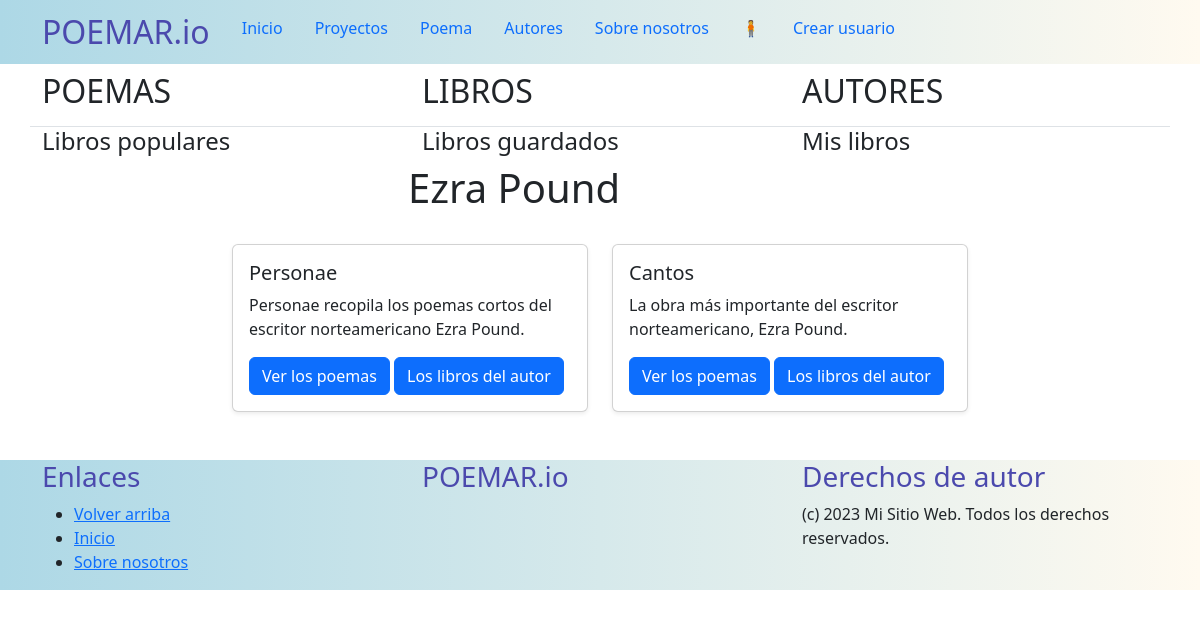
Page /proyecto/autor/7 on the committed database.
### miaplicacion/models.py (models this page shows, shortened)
class Autor(models.Model):
    nombre = models.CharField(max_length=200)
    biografia= models.TextField(default="Esta es la biografía del autor")
    leido= models.BooleanField(default=False)

class Proyecto(models.Model):
    nombre = models.CharField(max_length=200)
    megusta=models.IntegerField(default=0)
    descripcion=models.TextField(default="")
    autor =Autor(nombre="Desconocido")
    autor= models.ForeignKey(Autor, on_delete=models.CASCADE, default=autor.id)
    tipo=models.IntegerField(default=0)

### miaplicacion/views.py (the view)
# urls.py: path("proyecto/autor/<int:id>", views.proyecto_Get_libro_porautor, name="proyecto_autor"),
def proyecto_Get_libro_porautor(request, id):
    id_autor=id
    libros= list(Proyecto.objects.values())
    libros_por_autor=[]
    for l in libros:
        for k, v in l.items():
            if k == 'autor_id' and v == id_autor:
                libros_por_autor.append(l)
    autor= get_object_or_404(Autor, id=id_autor)
    return render(request, "proyecto.html",{
        'proyectos': libros_por_autor,
        'titulo': autor.nombre
        })

### miaplicacion/templates/proyecto.html
{% extends "layouts/base.html" %}
{% block content %}
<div class="container">
    <div class="row justify-content-center">
            <div class="col-4">
                <a class="nav-link active" aria-current="page" href="{% url 'poemas' %}"><h4>Libros populares</h4></a>
            </div>
        <div class="col-4">
            <a class="nav-link active" aria-current="page" href="{% url 'proyectos' %}"><h4>Libros guardados</h4></a>
        </div>
        <div class="col-4">
          <a class="nav-link active" aria-current="page" href="{% url 'autores' %}"><h4>Mis libros</h4></a>
        </div>
    </div>
</div>
<div class="row justify-content-center">
    <div class="col-4 mb-4">
        <h1>{{ titulo }}</h1>
    </div>
</div>
<div class="container">
    <div class="row mb-4 justify-content-center">
    {% for p in proyectos %}
        <div class="col-lg-4 col-md-4 col-sm-12 col-xs-12">
            <div class="card mb-4 shadow-sm">
                <div class="card-body">
                    <h5 class="card-title">{{p.nombre}}</h5>
                    <p class="card-text">{{p.descripcion}}</p>
                    <a href="{% url 'poemas_libro' p.id %}" class="btn btn-primary">Ver los poemas</a>
                    <a class="btn btn-primary" href="{% url 'proyecto_autor' p.autor_id %}">Los libros del autor</a>
                </div>
            </div>
        </div>
        {% endfor %}
    </div>
</div>
{% endblock %}

### rows in the picture
Autor: nombre "Ezra Pound"
Proyecto: nombre "Personae", descripcion "Personae recopila los poemas cortos del escritor norteamericano Ezra Pound."
Proyecto: nombre "Cantos", descripcion "La obra más importante del escritor norteamericano, Ezra Pound."
